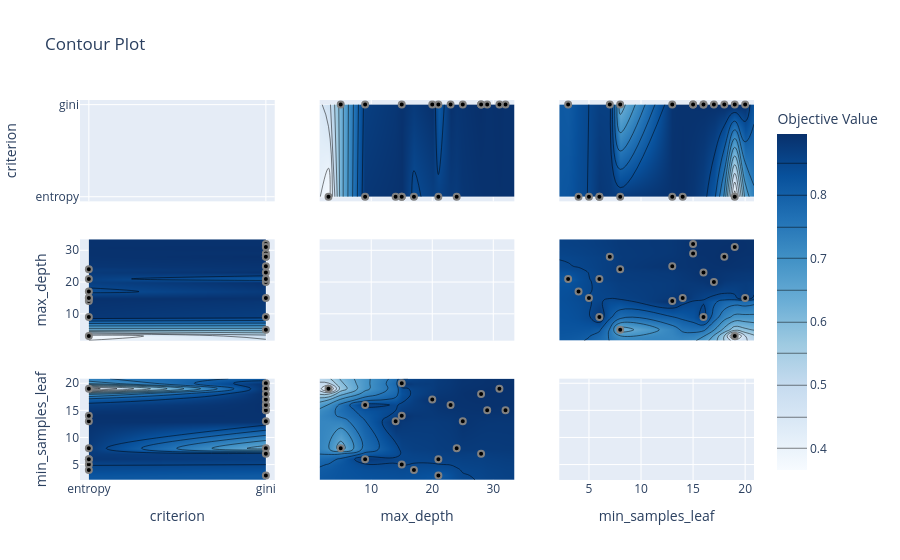

This figure's notebook cell:
### Markdown cell above
![Project Screenshot](./data/optuna/dec_tr_feature_importance.png)

### Code cell
from optuna.visualization import plot_contour

plot_contour(study)

### Figure 1 — Plotly figure (JSON) as saved in the notebook; plotly's stock layout.template omitted (floating-point values rounded to 4 significant figures; data arrays with more than 128 entries replaced by an {"elided": "..."} marker saying what was removed)
{"data": [{"type": "scatter", "xaxis": "x", "yaxis": "y"}, {"colorbar": {"title": {"text": "Objective Value"}}, "colorscale": [[0, "rgb(247,251,255)"], [0.125, "rgb(222,235,247)"], [0.25, "rgb(198,219,239)"], [0.375, "rgb(158,202,225)"], [0.5, "rgb(107,174,214)"], [0.625, "rgb(66,146,198)"], [0.75, "rgb(33,113,181)"], [0.875, "rgb(8,81,156)"], [1, "rgb(8,48,107)"]], "connectgaps": true, "contours": {"coloring": "heatmap"}, "hoverinfo": "none", "line": {"smoothing": 1.3}, "reversescale": false, "showscale": true, "type": "contour", "x": ["entropy", "gini"], "xaxis": "x4", "y": [1.55, 3, 5, 9, 14, 15, 17, 20, 21, 23, 24, 25, 28, 29, 31, 32, 33.45], "yaxis": "y4", "z": [[NaN, NaN], [0.3658, NaN], [NaN, 0.6233], [0.882, 0.8665], [0.8908, NaN], [0.8929, 0.8911], [0.8402, NaN], [NaN, 0.8935], [0.8629, 0.8093], [NaN, 0.8931], [0.8747, NaN], [NaN, 0.888], [NaN, 0.8964], [NaN, 0.8919], [NaN, 0.8951], [NaN, 0.8919], [NaN, NaN]]}, {"marker": {"color": "black", "line": {"color": "Gray", "width": 2}}, "mode": "markers", "name": "Feasible Trial", "showlegend": false, "type": "scatter", "x": ["entropy", "gini", "entropy", "gini", "entropy", "entropy", "gini", "gini", "entropy", "gini", "entropy", "gini", "gini", "gini", "entropy", "gini", "gini", "gini", "entropy", "gini"], "xaxis": "x4", "y": [21, 23, 24, 5, 3, 15, 29, 15, 9, 32, 14, 31, 9, 20, 17, 28, 28, 21, 15, 25], "yaxis": "y4"}, {"colorbar": {"title": {"text": "Objective Value"}}, "colorscale": [[0, "rgb(247,251,255)"], [0.125, "rgb(222,235,247)"], [0.25, "rgb(198,219,239)"], [0.375, "rgb(158,202,225)"], [0.5, "rgb(107,174,214)"], [0.625, "rgb(66,146,198)"], [0.75, "rgb(33,113,181)"], [0.875, "rgb(8,81,156)"], [1, "rgb(8,48,107)"]], "connectgaps": true, "contours": {"coloring": "heatmap"}, "hoverinfo": "none", "line": {"smoothing": 1.3}, "reversescale": false, "showscale": false, "type": "contour", "x": ["entropy", "gini"], "xaxis": "x7", "y": [2.15, 3, 4, 5, 6, 7, 8, 13, 14, 15, 16, 17, 18, 19, 20, 20.85], "yaxis": "y7", "z": [[NaN, NaN], [NaN, 0.8093], [0.8402, NaN], [0.8518, NaN], [0.882, NaN], [NaN, 0.8651], [0.8747, 0.6233], [0.8908, 0.888], [0.8929, NaN], [NaN, 0.8919], [NaN, 0.8931], [NaN, 0.8935], [NaN, 0.8964], [0.3658, 0.8951], [NaN, 0.8911], [NaN, NaN]]}, {"marker": {"color": "black", "line": {"color": "Gray", "width": 2}}, "mode": "markers", "name": "Feasible Trial", "showlegend": false, "type": "scatter", "x": ["entropy", "gini", "entropy", "gini", "entropy", "entropy", "gini", "gini", "entropy", "gini", "entropy", "gini", "gini", "gini", "entropy", "gini", "gini", "gini", "entropy", "gini"], "xaxis": "x7", "y": [6, 16, 8, 8, 19, 5, 15, 20, 6, 15, 13, 19, 16, 17, 4, 18, 7, 3, 14, 13], "yaxis": "y7"}, {"colorbar": {"title": {"text": "Objective Value"}}, "colorscale": [[0, "rgb(247,251,255)"], [0.125, "rgb(222,235,247)"], [0.25, "rgb(198,219,239)"], [0.375, "rgb(158,202,225)"], [0.5, "rgb(107,174,214)"], [0.625, "rgb(66,146,198)"], [0.75, "rgb(33,113,181)"], [0.875, "rgb(8,81,156)"], [1, "rgb(8,48,107)"]], "connectgaps": true, "contours": {"coloring": "heatmap"}, "hoverinfo": "none", "line": {"smoothing": 1.3}, "reversescale": false, "showscale": false, "type": "contour", "x": [1.55, 3, 5, 9, 14, 15, 17, 20, 21, 23, 24, 25, 28, 29, 31, 32, 33.45], "xaxis": "x2", "y": ["entropy", "gini"], "yaxis": "y2", "z": [[NaN, 0.3658, NaN, 0.882, 0.8908, 0.8929, 0.8402, NaN, 0.8629, NaN, 0.8747, NaN, NaN, NaN, NaN, NaN, NaN], [NaN, NaN, 0.6233, 0.8665, NaN, 0.8911, NaN, 0.8935, 0.8093, 0.8931, NaN, 0.888, 0.8964, 0.8919, 0.8951, 0.8919, NaN]]}, {"marker": {"color": "black", "line": {"color": "Gray", "width": 2}}, "mode": "markers", "name": "Feasible Trial", "showlegend": false, "type": "scatter", "x": [21, 23, 24, 5, 3, 15, 29, 15, 9, 32, 14, 31, 9, 20, 17, 28, 28, 21, 15, 25], "xaxis": "x2", "y": ["entropy", "gini", "entropy", "gini", "entropy", "entropy", "gini", "gini", "entropy", "gini", "entropy", "gini", "gini", "gini", "entropy", "gini", "gini", "gini", "entropy", "gini"], "yaxis": "y2"}, {"type": "scatter", "xaxis": "x5", "yaxis": "y5"}, {"colorbar": {"title": {"text": "Objective Value"}}, "colorscale": [[0, "rgb(247,251,255)"], [0.125, "rgb(222,235,247)"], [0.25, "rgb(198,219,239)"], [0.375, "rgb(158,202,225)"], [0.5, "rgb(107,174,214)"], [0.625, "rgb(66,146,198)"], [0.75, "rgb(33,113,181)"], [0.875, "rgb(8,81,156)"], [1, "rgb(8,48,107)"]], "connectgaps": true, "contours": {"coloring": "heatmap"}, "hoverinfo": "none", "line": {"smoothing": 1.3}, "reversescale": false, "showscale": false, "type": "contour", "x": [1.55, 3, 5, 9, 14, 15, 17, 20, 21, 23, 24, 25, 28, 29, 31, 32, 33.45], "xaxis": "x8", "y": [2.15, 3, 4, 5, 6, 7, 8, 13, 14, 15, 16, 17, 18, 19, 20, 20.85], "yaxis": "y8", "z": {"elided": "16x17 float values"}}, {"marker": {"color": "black", "line": {"color": "Gray", "width": 2}}, "mode": "markers", "name": "Feasible Trial", "showlegend": false, "type": "scatter", "x": [21, 23, 24, 5, 3, 15, 29, 15, 9, 32, 14, 31, 9, 20, 17, 28, 28, 21, 15, 25], "xaxis": "x8", "y": [6, 16, 8, 8, 19, 5, 15, 20, 6, 15, 13, 19, 16, 17, 4, 18, 7, 3, 14, 13], "yaxis": "y8"}, {"colorbar": {"title": {"text": "Objective Value"}}, "colorscale": [[0, "rgb(247,251,255)"], [0.125, "rgb(222,235,247)"], [0.25, "rgb(198,219,239)"], [0.375, "rgb(158,202,225)"], [0.5, "rgb(107,174,214)"], [0.625, "rgb(66,146,198)"], [0.75, "rgb(33,113,181)"], [0.875, "rgb(8,81,156)"], [1, "rgb(8,48,107)"]], "connectgaps": true, "contours": {"coloring": "heatmap"}, "hoverinfo": "none", "line": {"smoothing": 1.3}, "reversescale": false, "showscale": false, "type": "contour", "x": [2.15, 3, 4, 5, 6, 7, 8, 13, 14, 15, 16, 17, 18, 19, 20, 20.85], "xaxis": "x3", "y": ["entropy", "gini"], "yaxis": "y3", "z": [[NaN, NaN, 0.8402, 0.8518, 0.882, NaN, 0.8747, 0.8908, 0.8929, NaN, NaN, NaN, NaN, 0.3658, NaN, NaN], [NaN, 0.8093, NaN, NaN, NaN, 0.8651, 0.6233, 0.888, NaN, 0.8919, 0.8931, 0.8935, 0.8964, 0.8951, 0.8911, NaN]]}, {"marker": {"color": "black", "line": {"color": "Gray", "width": 2}}, "mode": "markers", "name": "Feasible Trial", "showlegend": false, "type": "scatter", "x": [6, 16, 8, 8, 19, 5, 15, 20, 6, 15, 13, 19, 16, 17, 4, 18, 7, 3, 14, 13], "xaxis": "x3", "y": ["entropy", "gini", "entropy", "gini", "entropy", "entropy", "gini", "gini", "entropy", "gini", "entropy", "gini", "gini", "gini", "entropy", "gini", "gini", "gini", "entropy", "gini"], "yaxis": "y3"}, {"colorbar": {"title": {"text": "Objective Value"}}, "colorscale": [[0, "rgb(247,251,255)"], [0.125, "rgb(222,235,247)"], [0.25, "rgb(198,219,239)"], [0.375, "rgb(158,202,225)"], [0.5, "rgb(107,174,214)"], [0.625, "rgb(66,146,198)"], [0.75, "rgb(33,113,181)"], [0.875, "rgb(8,81,156)"], [1, "rgb(8,48,107)"]], "connectgaps": true, "contours": {"coloring": "heatmap"}, "hoverinfo": "none", "line": {"smoothing": 1.3}, "reversescale": false, "showscale": false, "type": "contour", "x": [2.15, 3, 4, 5, 6, 7, 8, 13, 14, 15, 16, 17, 18, 19, 20, 20.85], "xaxis": "x6", "y": [1.55, 3, 5, 9, 14, 15, 17, 20, 21, 23, 24, 25, 28, 29, 31, 32, 33.45], "yaxis": "y6", "z": {"elided": "17x16 float values"}}, {"marker": {"color": "black", "line": {"color": "Gray", "width": 2}}, "mode": "markers", "name": "Feasible Trial", "showlegend": false, "type": "scatter", "x": [6, 16, 8, 8, 19, 5, 15, 20, 6, 15, 13, 19, 16, 17, 4, 18, 7, 3, 14, 13], "xaxis": "x6", "y": [21, 23, 24, 5, 3, 15, 29, 15, 9, 32, 14, 31, 9, 20, 17, 28, 28, 21, 15, 25], "yaxis": "y6"}, {"type": "scatter", "xaxis": "x9", "yaxis": "y9"}], "layout": {"title": {"text": "Contour Plot"}, "xaxis": {"anchor": "y", "domain": [0, 0.2889], "matches": "x7", "range": [-0.05, 1.05], "showticklabels": false, "type": "category"}, "xaxis2": {"anchor": "y2", "domain": [0.3556, 0.6444], "matches": "x8", "range": [1.55, 33.45], "showticklabels": false}, "xaxis3": {"anchor": "y3", "domain": [0.7111, 1], "matches": "x9", "range": [2.15, 20.85], "showticklabels": false}, "xaxis4": {"anchor": "y4", "domain": [0, 0.2889], "matches": "x7", "range": [-0.05, 1.05], "showticklabels": false, "type": "category"}, "xaxis5": {"anchor": "y5", "domain": [0.3556, 0.6444], "matches": "x8", "range": [1.55, 33.45], "showticklabels": false}, "xaxis6": {"anchor": "y6", "domain": [0.7111, 1], "matches": "x9", "range": [2.15, 20.85], "showticklabels": false}, "xaxis7": {"anchor": "y7", "domain": [0, 0.2889], "range": [-0.05, 1.05], "title": {"text": "criterion"}, "type": "category"}, "xaxis8": {"anchor": "y8", "domain": [0.3556, 0.6444], "range": [1.55, 33.45], "title": {"text": "max_depth"}}, "xaxis9": {"anchor": "y9", "domain": [0.7111, 1], "range": [2.15, 20.85], "title": {"text": "min_samples_leaf"}}, "yaxis": {"anchor": "x", "domain": [0.7333, 1], "range": [-0.05, 1.05], "title": {"text": "criterion"}, "type": "category"}, "yaxis2": {"anchor": "x2", "domain": [0.7333, 1], "matches": "y", "range": [-0.05, 1.05], "showticklabels": false, "type": "category"}, "yaxis3": {"anchor": "x3", "domain": [0.7333, 1], "matches": "y", "range": [-0.05, 1.05], "showticklabels": false, "type": "category"}, "yaxis4": {"anchor": "x4", "domain": [0.3667, 0.6333], "range": [1.55, 33.45], "title": {"text": "max_depth"}}, "yaxis5": {"anchor": "x5", "domain": [0.3667, 0.6333], "matches": "y4", "range": [1.55, 33.45], "showticklabels": false}, "yaxis6": {"anchor": "x6", "domain": [0.3667, 0.6333], "matches": "y4", "range": [1.55, 33.45], "showticklabels": false}, "yaxis7": {"anchor": "x7", "domain": [0, 0.2667], "range": [2.15, 20.85], "title": {"text": "min_samples_leaf"}}, "yaxis8": {"anchor": "x8", "domain": [0, 0.2667], "matches": "y7", "range": [2.15, 20.85], "showticklabels": false}, "yaxis9": {"anchor": "x9", "domain": [0, 0.2667], "matches": "y7", "range": [2.15, 20.85], "showticklabels": false}}}
